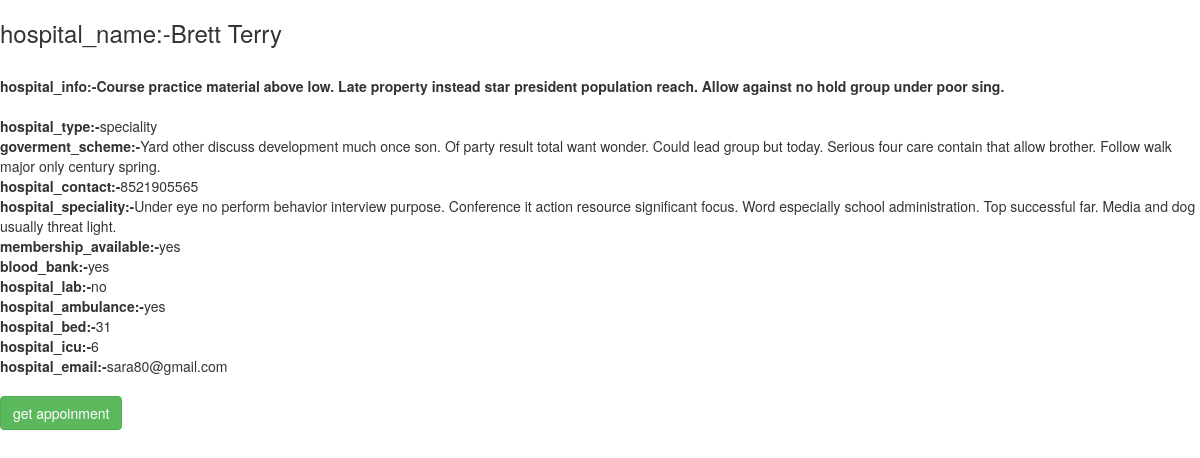
/hospital/list/2/, run on the app's committed database.
### hospitalapp/models.py (models this page shows)
class Hospital(models.Model):
    user_choice =(('multi-speciality','multispeciality'),('speciality','speciality'))
    choice = (('yes','yes'),('no','no'))
    hospital_name=models.CharField(max_length=50)
    hospital_address=models.CharField(max_length=50)
    hospital_info=models.TextField()
    hospital_type=models.CharField(max_length=20,choices=user_choice, default='multi-speciality')
    goverment_scheme=models.TextField()
    hospital_contact=models.IntegerField()
    hospital_speciality=models.TextField()
    membership_available=models.CharField(max_length=20,default='no',choices=choice)
    blood_bank=models.CharField(max_length=20,default='yes',choices=choice)
    hospital_lab=models.CharField(max_length=20,default='yes',choices=choice)
    hospital_ambulance=models.CharField(max_length=20,default='yes',choices=choice)
    hospital_bed=models.IntegerField()
    hospital_icu=models.IntegerField()
    hospital_email=models.EmailField(unique=True)
    hospital_password=models.CharField(max_length=50)

### hospitalapp/views.py (the view)
# urls.py: path('list/<int:pk>/',views.HospitalDetail.as_view(),name='detail'),
class HospitalDetail(DetailView):
    model=Hospital
    template_name = 'hospitalapp/hospital_detail.html'

### hospitalapp/templates/hospitalapp/hospital_detail.html (shortened to what this page needs)
<!DOCTYPE html>
<html lang="en" dir="ltr">
  <head>
    <link rel="stylesheet" href="https://maxcdn.bootstrapcdn.com/bootstrap/3.3.7/css/bootstrap.min.css">
  </head>
  <body>
    <b><h3>hospital_name:-{{hospital.hospital_name}}</h3><br></b>
    <b>hospital_info:-{{hospital.hospital_info}}<br><br></b>
    <b>hospital_type:-</b>{{hospital.hospital_type}}<br>
    <b>goverment_scheme:-</b>{{hospital.goverment_scheme}}<br>
    <b>hospital_contact:-</b>{{hospital.hospital_contact}}<br>
    <b>hospital_speciality:-</b>{{hospital.hospital_speciality}}<br>
    <b>membership_available:-</b>{{hospital.membership_available}}<br>
    <b>blood_bank:-</b>{{hospital.blood_bank}}<br>
    <b>hospital_lab:-</b>{{hospital.hospital_lab}}<br>
    <b>hospital_ambulance:-</b>{{hospital.hospital_ambulance}}<br>
    <b>hospital_bed:-</b>{{hospital.hospital_bed}}<br>
    <b>hospital_icu:-</b>{{hospital.hospital_icu}}<br>
    <b>hospital_email:-</b>{{hospital.hospital_email}}<br><br>
    <a href="/patient/appoint/" class="btn btn-success">get appoinment</a>
  </body>
</html>

### data on the page
Hospital: hospital_name "Brett Terry", hospital_info "Course practice material above low. Late property instead star president population reach. Allow against no hold group under poor sing.", hospital_type "speciality", goverment_scheme "Yard other discuss development much once son. Of party result total want wonder. Could lead group but today. Serious four care contain that allow brother. Follow walk major only century spring.", hospital_contact "8521905565", hospital_speciality "Under eye no perform behavior interview purpose. Conference it action resource significant focus. Word especially school administration. Top successful far. Media and dog usually threat light.", membership_available "yes", blood_bank "yes", hospital_lab "no", hospital_ambulance "yes", hospital_bed "31", hospital_icu "6", hospital_email "sara80@gmail.com"
